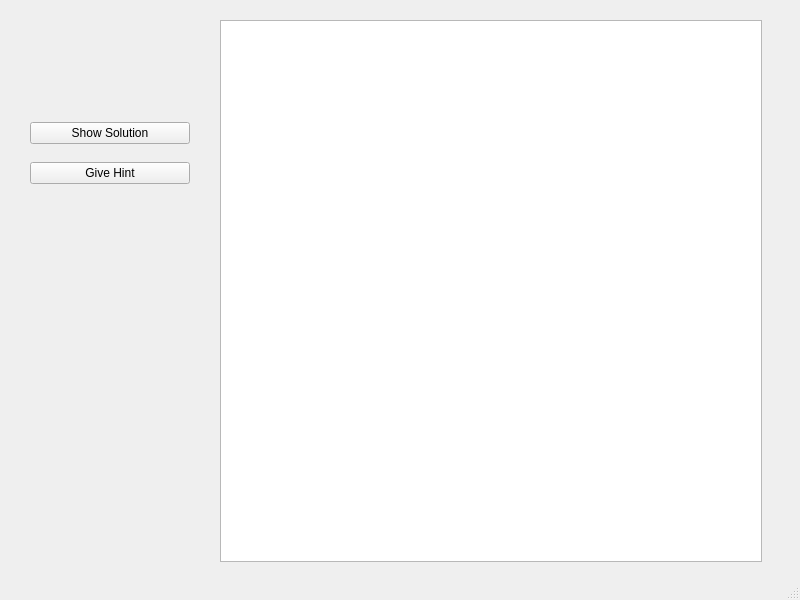
<?xml version="1.0" encoding="UTF-8"?>
<ui version="4.0">
 <class>MainWindow</class>
 <widget class="QMainWindow" name="MainWindow">
  <property name="geometry">
   <rect>
    <x>0</x>
    <y>0</y>
    <width>800</width>
    <height>600</height>
   </rect>
  </property>
  <property name="windowTitle">
   <string>MainWindow</string>
  </property>
  <widget class="QWidget" name="centralwidget">
   <widget class="QGraphicsView" name="graphicsView">
    <property name="geometry">
     <rect>
      <x>220</x>
      <y>20</y>
      <width>542</width>
      <height>542</height>
     </rect>
    </property>
    <property name="verticalScrollBarPolicy">
     <enum>Qt::ScrollBarAlwaysOff</enum>
    </property>
    <property name="horizontalScrollBarPolicy">
     <enum>Qt::ScrollBarAlwaysOff</enum>
    </property>
   </widget>
   <widget class="QWidget" name="verticalLayoutWidget">
    <property name="geometry">
     <rect>
      <x>30</x>
      <y>110</y>
      <width>160</width>
      <height>86</height>
     </rect>
    </property>
    <layout class="QVBoxLayout" name="verticalLayout">
     <item>
      <widget class="QPushButton" name="solutionButton">
       <property name="text">
        <string>Show Solution</string>
       </property>
      </widget>
     </item>
     <item>
      <widget class="QPushButton" name="hintButton">
       <property name="text">
        <string>Give Hint</string>
       </property>
      </widget>
     </item>
    </layout>
   </widget>
  </widget>
  <widget class="QMenuBar" name="menubar">
   <property name="geometry">
    <rect>
     <x>0</x>
     <y>0</y>
     <width>800</width>
     <height>21</height>
    </rect>
   </property>
  </widget>
  <widget class="QStatusBar" name="statusbar"/>
 </widget>
 <resources/>
 <connections/>
</ui>
